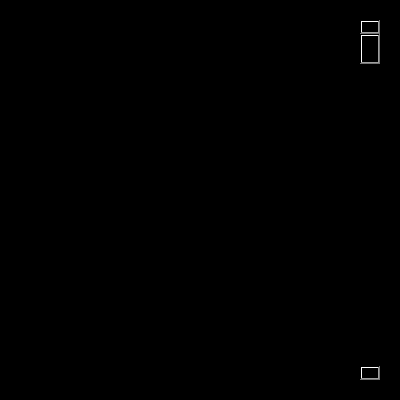
<?xml version="1.0" encoding="UTF-8"?>
<ui version="4.0">
 <class>Form</class>
 <widget class="QWidget" name="Form">
  <property name="geometry">
   <rect>
    <x>0</x>
    <y>0</y>
    <width>400</width>
    <height>400</height>
   </rect>
  </property>
  <property name="windowTitle">
   <string>Form</string>
  </property>
  <property name="locale">
   <locale language="English" country="Australia"/>
  </property>
  <widget class="QFrame" name="frame">
   <property name="geometry">
    <rect>
     <x>0</x>
     <y>0</y>
     <width>400</width>
     <height>400</height>
    </rect>
   </property>
   <property name="styleSheet">
    <string notr="true">*{
	background-color:rgb(0,0,0)
}</string>
   </property>
   <property name="frameShape">
    <enum>QFrame::StyledPanel</enum>
   </property>
   <property name="frameShadow">
    <enum>QFrame::Raised</enum>
   </property>
   <widget class="QScrollArea" name="scrollArea">
    <property name="geometry">
     <rect>
      <x>20</x>
      <y>20</y>
      <width>360</width>
      <height>360</height>
     </rect>
    </property>
    <property name="widgetResizable">
     <bool>true</bool>
    </property>
    <widget class="QWidget" name="scrollAreaWidgetContents">
     <property name="geometry">
      <rect>
       <x>0</x>
       <y>0</y>
       <width>358</width>
       <height>358</height>
      </rect>
     </property>
    </widget>
   </widget>
   <widget class="QScrollBar" name="verticalScrollBar">
    <property name="geometry">
     <rect>
      <x>360</x>
      <y>20</y>
      <width>20</width>
      <height>360</height>
     </rect>
    </property>
    <property name="maximum">
     <number>100</number>
    </property>
    <property name="orientation">
     <enum>Qt::Vertical</enum>
    </property>
   </widget>
  </widget>
 </widget>
 <resources/>
 <connections/>
</ui>
